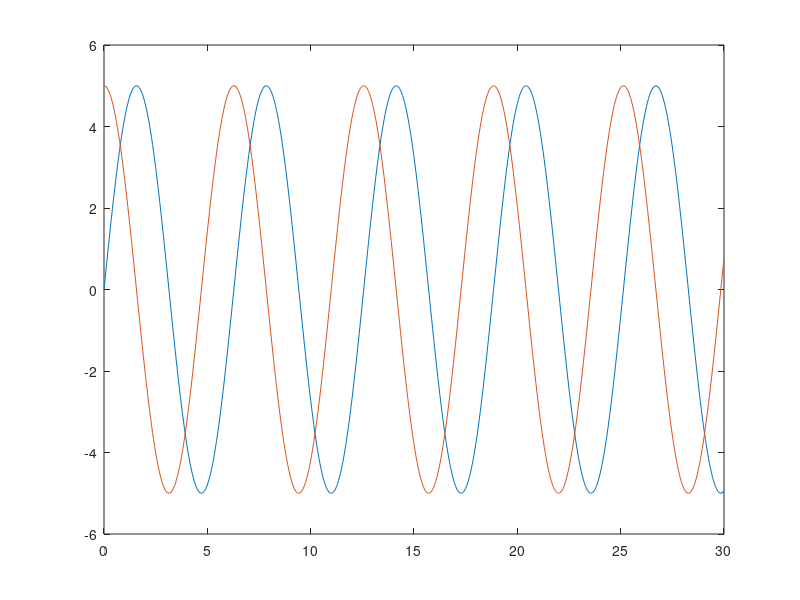

Write the MATLAB code that produced this figure. (Note: this script raises an error after producing the figure.)
clear;
clc;
close all;

T=0.05;
t = 0:T:30;

omega = 1;
x = 5*sin(omega*t);
xdot = 5*omega*cos(omega*t);

c0 = 300;
fc = 30;
f0 = -5;

fmr = zeros(1,length(t));

for k = 1:length(t)-1
    fmr(k+1) = c0*xdot(k)+fc*sign(xdot(k))+f0;
end

plot(t,x)
hold on 
plot(t,xdot)
hold off

figure;
tiledlayout(2,1)
nexttile
plot(t,fmr)
nexttile
plot(fmr,xdot)
